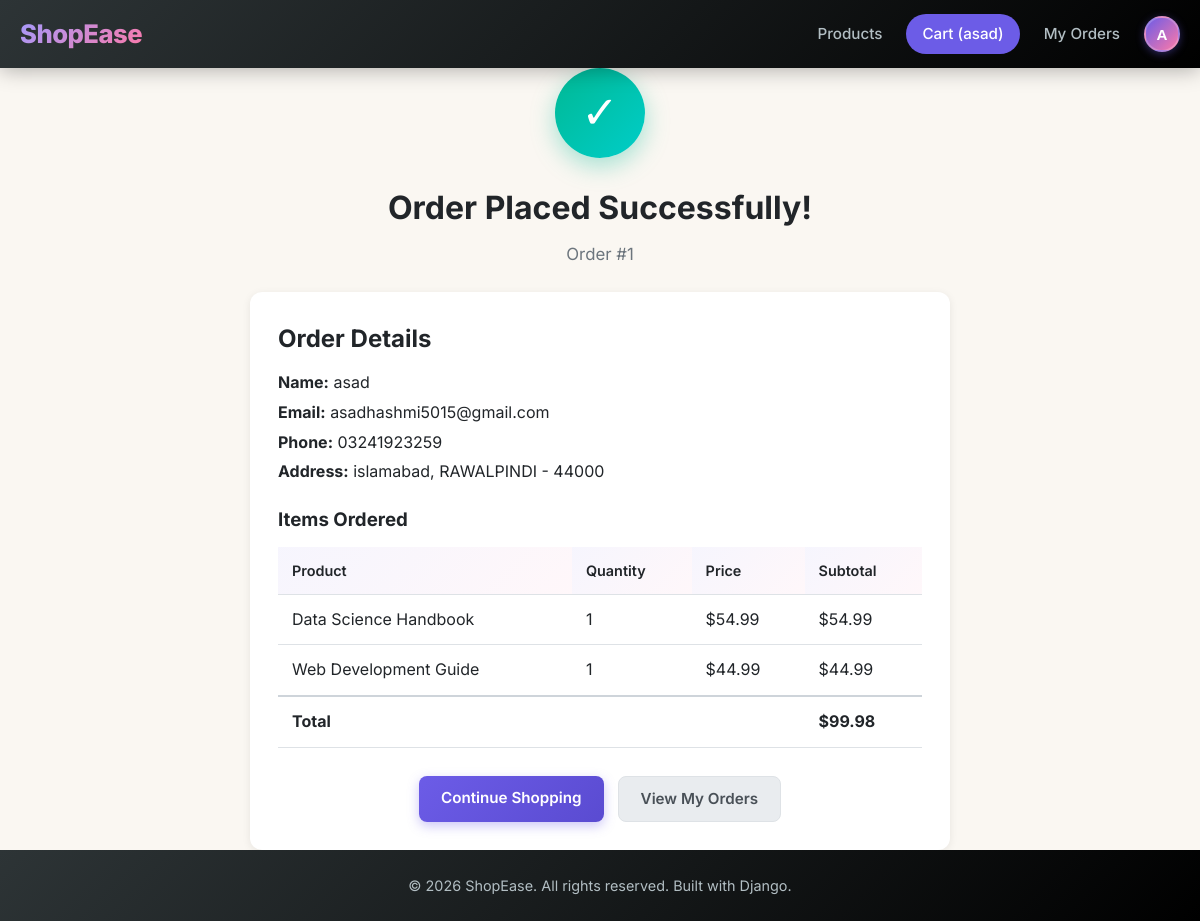
Screenshot of /orders/confirmation/1/ (signed in) with the database file from the repository.
### orders/models.py (models this page shows, shortened)
class Order(models.Model):
    STATUS_CHOICES = [
        ('pending', 'Pending'),
        ('processing', 'Processing'),
        ('shipped', 'Shipped'),
        ('delivered', 'Delivered'),
        ('cancelled', 'Cancelled'),
    ]
    user = models.ForeignKey(User, on_delete=models.CASCADE, related_name='orders')
    full_name = models.CharField(max_length=200)
    email = models.EmailField()
    address = models.TextField()
    city = models.CharField(max_length=100)
    postal_code = models.CharField(max_length=20)
    phone = models.CharField(max_length=20)
    status = models.CharField(max_length=20, choices=STATUS_CHOICES, default='pending')
    total = models.DecimalField(max_digits=10, decimal_places=2)
    created = models.DateTimeField(auto_now_add=True)
    updated = models.DateTimeField(auto_now=True)
    class Meta:
        ordering = ['-created']

class OrderItem(models.Model):
    order = models.ForeignKey(Order, on_delete=models.CASCADE, related_name='items')
    product = models.ForeignKey(Product, on_delete=models.CASCADE)
    price = models.DecimalField(max_digits=10, decimal_places=2)
    quantity = models.PositiveIntegerField(default=1)
    @property
    def subtotal(self):
        return self.price * self.quantity

### products/models.py (models this page shows, shortened)
class Product(models.Model):
    category = models.ForeignKey(Category, on_delete=models.CASCADE, related_name='products')
    name = models.CharField(max_length=200)
    slug = models.SlugField(unique=True)
    description = models.TextField()
    price = models.DecimalField(max_digits=10, decimal_places=2)
    image = models.ImageField(upload_to='products/', blank=True, null=True)
    stock = models.PositiveIntegerField(default=0)
    available = models.BooleanField(default=True)
    created = models.DateTimeField(auto_now_add=True)
    updated = models.DateTimeField(auto_now=True)
    class Meta:
        ordering = ['-created']

### orders/views.py (the view)
# urls.py: path('confirmation/<int:order_id>/', views.order_confirmation, name='order_confirmation'),
@login_required
def order_confirmation(request, order_id):
    order = Order.objects.get(id=order_id, user=request.user)
    return render(request, 'orders/order_confirmation.html', {'order': order})

### templates/orders/order_confirmation.html (shortened to what this page needs)
{% extends 'base.html' %}
{% block content %}
<div class="confirmation-page">
    <div class="confirmation-icon">&#10003;</div>
    <h1>Order Placed Successfully!</h1>
    <p class="order-number">Order #{{ order.id }}</p>
    <div class="confirmation-details">
        <h2>Order Details</h2>
        <div class="detail-group">
            <p><strong>Name:</strong> {{ order.full_name }}</p>
            <p><strong>Email:</strong> {{ order.email }}</p>
            <p><strong>Phone:</strong> {{ order.phone }}</p>
            <p><strong>Address:</strong> {{ order.address }}, {{ order.city }} - {{ order.postal_code }}</p>
        </div>
        <h3>Items Ordered</h3>
        <table class="order-table">
            <thead>
                <tr>
                    <th>Product</th>
                    <th>Quantity</th>
                    <th>Price</th>
                    <th>Subtotal</th>
                </tr>
            </thead>
            <tbody>
                {% for item in order.items.all %}
                <tr>
                    <td>{{ item.product.name }}</td>
                    <td>{{ item.quantity }}</td>
                    <td>${{ item.price }}</td>
                    <td>${{ item.subtotal }}</td>
                </tr>
                {% endfor %}
            </tbody>
            <tfoot>
                <tr>
                    <td colspan="3"><strong>Total</strong></td>
                    <td><strong>${{ order.total }}</strong></td>
                </tr>
            </tfoot>
        </table>
        <div class="confirmation-actions">
            <a href="{% url 'product_list' %}" class="btn btn-primary">Continue Shopping</a>
            <a href="{% url 'order_history' %}" class="btn btn-secondary">View My Orders</a>
        </div>
    </div>
</div>
{% endblock %}

### templates/base.html (shortened to what this page needs)
<!DOCTYPE html>
<html lang="en">
<head>
    <link rel="stylesheet" href="/static/css/style.css">
</head>
<body>
    <nav class="navbar">
        <div class="nav-container">
            <a href="{% url 'product_list' %}" class="logo">ShopEase</a>
            <div class="nav-links">
                <a href="{% url 'product_list' %}">Products</a>
                <a href="{% url 'cart_detail' %}" class="cart-link">
                    Cart (<span id="cart-count">{{ request.user|default_if_none:"" }}</span>)
                </a>
                {% if user.is_authenticated %}
                    <a href="{% url 'order_history' %}">My Orders</a>
                    <div class="profile-dropdown">
                        <button class="profile-icon-btn">
                            <span class="profile-avatar-sm">{{ user.username|first|upper }}</span>
                        </button>
                    </div>
                {% else %}
                    <a href="{% url 'login' %}">Login</a>
                    <a href="{% url 'register' %}">Register</a>
                {% endif %}
            </div>
        </div>
    </nav>
    <main class="container">
        {% block content %}{% endblock %}
    </main>
    <footer class="footer">
        <div class="container">
            <p>&copy; 2026 ShopEase. All rights reserved. Built with Django.</p>
        </div>
    </footer>
</body>
</html>

### static/css/style.css (style rules this page uses)
* { margin: 0; padding: 0; box-sizing: border-box; }
:root { --primary: #6c5ce7; --primary-dark: #5a4bd1; --primary-light: #a29bfe; --accent: #fd79a8; --accent-dark: #e84393; --danger: #d63031; --success: #00b894; --warning: #fdcb6e; --bg: #faf7f2; --bg-warm: #f0ebe3; --gray-50: #f8f9fa; --gray-100: #e9ecef; --gray-200: #dee2e6; --gray-300: #ced4da; --gray-500: #6c757d; --gray-700: #495057; --gray-900: #212529; --white: #ffffff; --shadow: 0 2px 8px rgba(0,0,0,0.08); --shadow-md: 0 4px 16px rgba(0,0,0,0.1); --shadow-lg: 0 8px 32px rgba(0,0,0,0.12); --radius: 12px; --radius-sm: 8px; }
body { font-family: 'Segoe UI', -apple-system, BlinkMacSystemFont, Roboto, sans-serif; background: var(--bg); color: var(--gray-900); line-height: 1.6; min-height: 100vh; display: flex; flex-direction: column; }
a { color: var(--primary); text-decoration: none; }
.container { max-width: 1200px; margin: 0 auto; padding: 0 20px; width: 100%; }
.navbar { background: linear-gradient(135deg, #2d3436 0%, #000000 100%); box-shadow: 0 2px 20px rgba(0,0,0,0.3); position: sticky; top: 0; z-index: 100; }
.nav-container { max-width: 1200px; margin: 0 auto; padding: 0 20px; display: flex; align-items: center; justify-content: space-between; height: 68px; }
.logo { font-size: 1.6rem; font-weight: 800; background: linear-gradient(135deg, var(--primary-light) 0%, var(--accent) 100%); -webkit-background-clip: text; -webkit-text-fill-color: transparent; background-clip: text; text-decoration: none; letter-spacing: -0.5px; }
.nav-links { display: flex; align-items: center; gap: 24px; }
.nav-links a { color: #b2bec3; text-decoration: none; font-size: 0.95rem; font-weight: 500; transition: color 0.2s; }
.cart-link { background: var(--primary); color: var(--white) !important; padding: 8px 16px; border-radius: 20px; font-weight: 600; transition: all 0.2s; }
main { flex: 1; padding: 30px 0; }
.btn { display: inline-block; padding: 10px 22px; border: none; border-radius: var(--radius-sm); font-size: 0.95rem; font-weight: 600; cursor: pointer; text-decoration: none; text-align: center; transition: all 0.25s ease; }
.btn-primary { background: linear-gradient(135deg, var(--primary) 0%, var(--primary-dark) 100%); color: var(--white); box-shadow: 0 4px 12px rgba(108, 92, 231, 0.35); }
.btn-secondary { background: var(--gray-100); color: var(--gray-700); border: 1px solid var(--gray-200); }
.confirmation-page { text-align: center; max-width: 700px; margin: 0 auto; }
.confirmation-icon { width: 90px; height: 90px; background: linear-gradient(135deg, #00b894 0%, #00cec9 100%); color: var(--white); border-radius: 50%; display: flex; align-items: center; justify-content: center; font-size: 2.8rem; margin: 0 auto 24px; box-shadow: 0 8px 24px rgba(0, 184, 148, 0.35); animation: popIn 0.5s ease; }
.confirmation-page h1 { margin-bottom: 8px; }
.order-number { color: var(--gray-500); margin-bottom: 24px; font-size: 1.05rem; }
.confirmation-details { text-align: left; background: var(--white); border-radius: var(--radius); box-shadow: var(--shadow); padding: 28px; }
.confirmation-details h2, .confirmation-details h3 { margin-bottom: 12px; }
.detail-group { margin-bottom: 20px; }
.detail-group p { margin-bottom: 4px; }
.order-table { width: 100%; border-collapse: collapse; margin-bottom: 20px; }
.order-table th, .order-table td { padding: 12px 14px; text-align: left; border-bottom: 1px solid var(--gray-200); }
.order-table th { background: linear-gradient(135deg, rgba(108, 92, 231, 0.06) 0%, rgba(253, 121, 168, 0.06) 100%); font-weight: 600; font-size: 0.9rem; }
.order-table tfoot td { font-weight: 700; border-top: 2px solid var(--gray-300); }
.confirmation-actions { display: flex; gap: 14px; justify-content: center; margin-top: 28px; }
.profile-dropdown { position: relative; }
.profile-icon-btn { background: none; border: none; cursor: pointer; padding: 0; transition: transform 0.2s; }
.profile-avatar-sm { width: 36px; height: 36px; border-radius: 50%; background: linear-gradient(135deg, var(--primary) 0%, var(--accent) 100%); color: var(--white); display: flex; align-items: center; justify-content: center; font-size: 0.95rem; font-weight: 700; box-shadow: 0 2px 8px rgba(108, 92, 231, 0.4); border: 2px solid rgba(255,255,255,0.2); }
.footer { background: linear-gradient(135deg, #2d3436 0%, #000000 100%); color: #b2bec3; text-align: center; padding: 24px; margin-top: auto; font-size: 0.9rem; }

### templates/base.html (style rules this page uses)
body { font-family: 'Inter', sans-serif; }

### rows the page displays
Order: id "1", full_name "asad", email "asadhashmi5015@gmail.com", phone "03241923259", address "islamabad", city "RAWALPINDI", postal_code "44000", total "99.98"
OrderItem: product.name "Data Science Handbook", quantity "1", price "54.99", subtotal "54.99"
OrderItem: product.name "Web Development Guide", quantity "1", price "44.99", subtotal "44.99"

### other values shown
{{ request.user|default_if_none:"" }} "asad"
{{ user.username|first|upper }} "A"
